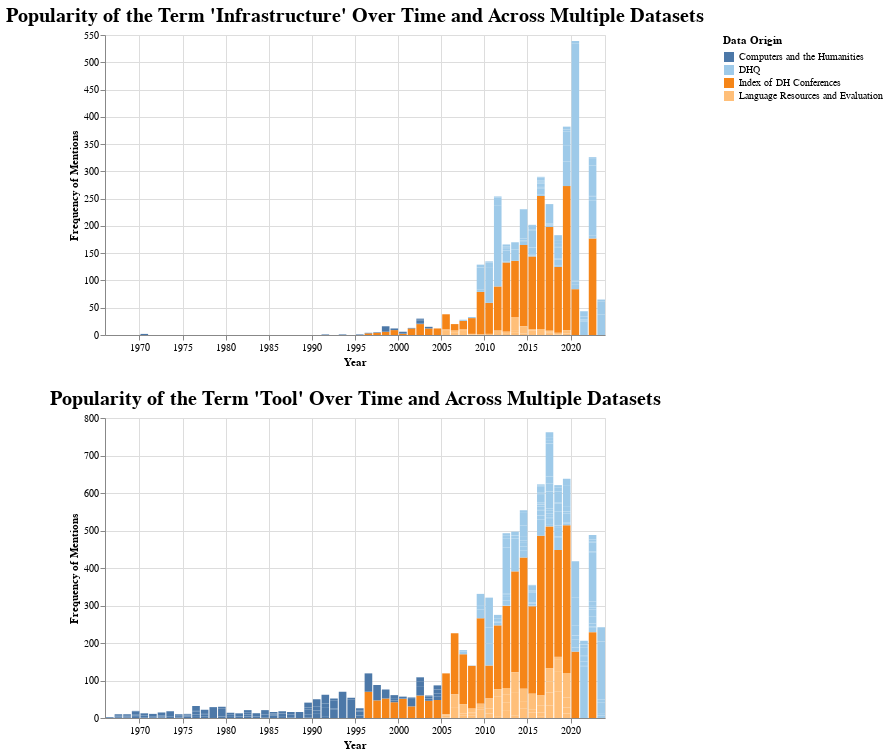

Describe this chart as a Vega-Lite specification.
### Vega-Lite specification from a JSON file in a GitHub repository (floating-point values rounded to 4 significant figures; data arrays with more than 128 entries replaced by an {"elided": "..."} marker saying what was removed)
{"config": {"view": {"continuousWidth": 300, "continuousHeight": 300}, "axis": {"labelFont": "Garamond", "titleFont": "Garamond"}, "legend": {"labelFont": "Garamond", "titleFont": "Garamond"}, "title": {"anchor": "middle", "font": "Garamond", "fontSize": 20}}, "vconcat": [{"data": {"name": "data-d725b1b2b777c4137f5dd92b83954d9c"}, "mark": {"type": "bar"}, "encoding": {"color": {"field": "data_origin", "legend": {"labelLimit": 0, "symbolLimit": 0, "title": "Data Origin"}, "scale": {"scheme": "tableau20"}, "sort": {"field": "counts", "op": "sum", "order": "descending"}, "type": "nominal"}, "opacity": {"condition": {"param": "param_8", "value": 1}, "value": 0.2}, "tooltip": [{"field": "data_origin", "title": "Data Origin", "type": "nominal"}, {"field": "Raw Frequency of Mentions", "type": "quantitative"}, {"field": "date", "format": "%Y", "title": "Date", "type": "temporal"}, {"field": "Frequency of Mentions Scaled by Total Tokens", "type": "quantitative"}, {"field": "total_tokens", "title": "Total Tokens", "type": "quantitative"}], "x": {"axis": {"title": "Year"}, "field": "date", "timeUnit": "year", "type": "temporal"}, "y": {"axis": {"title": "Frequency of Mentions"}, "field": "y", "type": "quantitative"}}, "name": "view_10", "title": "Popularity of the Term 'Infrastructure' Over Time and Across Multiple Datasets", "transform": [{"calculate": "datum[param_7]", "as": "y"}], "width": 500}, {"data": {"name": "data-ecbc548e10b65e4ea0ae6c1b59ff7aef"}, "mark": {"type": "bar"}, "encoding": {"color": {"field": "data_origin", "legend": {"labelLimit": 0, "symbolLimit": 0, "title": "Data Origin"}, "scale": {"scheme": "tableau20"}, "sort": {"field": "counts", "op": "sum", "order": "descending"}, "type": "nominal"}, "opacity": {"condition": {"param": "param_9", "value": 1}, "value": 0.2}, "tooltip": [{"field": "data_origin", "title": "Data Origin", "type": "nominal"}, {"field": "Raw Frequency of Mentions", "type": "quantitative"}, {"field": "date", "format": "%Y", "title": "Date", "type": "temporal"}, {"field": "Frequency of Mentions Scaled by Total Tokens", "type": "quantitative"}, {"field": "total_tokens", "title": "Total Tokens", "type": "quantitative"}], "x": {"axis": {"title": "Year"}, "field": "date", "timeUnit": "year", "type": "temporal"}, "y": {"axis": {"title": "Frequency of Mentions"}, "field": "y", "type": "quantitative"}}, "name": "view_11", "title": "Popularity of the Term 'Tool' Over Time and Across Multiple Datasets", "transform": [{"calculate": "datum[param_7]", "as": "y"}], "width": 500}], "params": [{"name": "param_7", "bind": {"input": "select", "options": ["Raw Frequency of Mentions", "Frequency of Mentions Scaled by Total Tokens"], "name": "Select Counting Method on Y Axis"}, "value": "Raw Frequency of Mentions"}, {"name": "param_8", "select": {"type": "point", "fields": ["data_origin"]}, "bind": "legend", "views": ["view_10"]}, {"name": "param_9", "select": {"type": "point", "fields": ["data_origin"]}, "bind": "legend", "views": ["view_11"]}], "$schema": "https://vega.github.io/schema/vega-lite/v5.15.1.json", "datasets": {"data-d725b1b2b777c4137f5dd92b83954d9c": {"elided": "411 records"}, "data-ecbc548e10b65e4ea0ae6c1b59ff7aef": {"elided": "411 records"}}}
